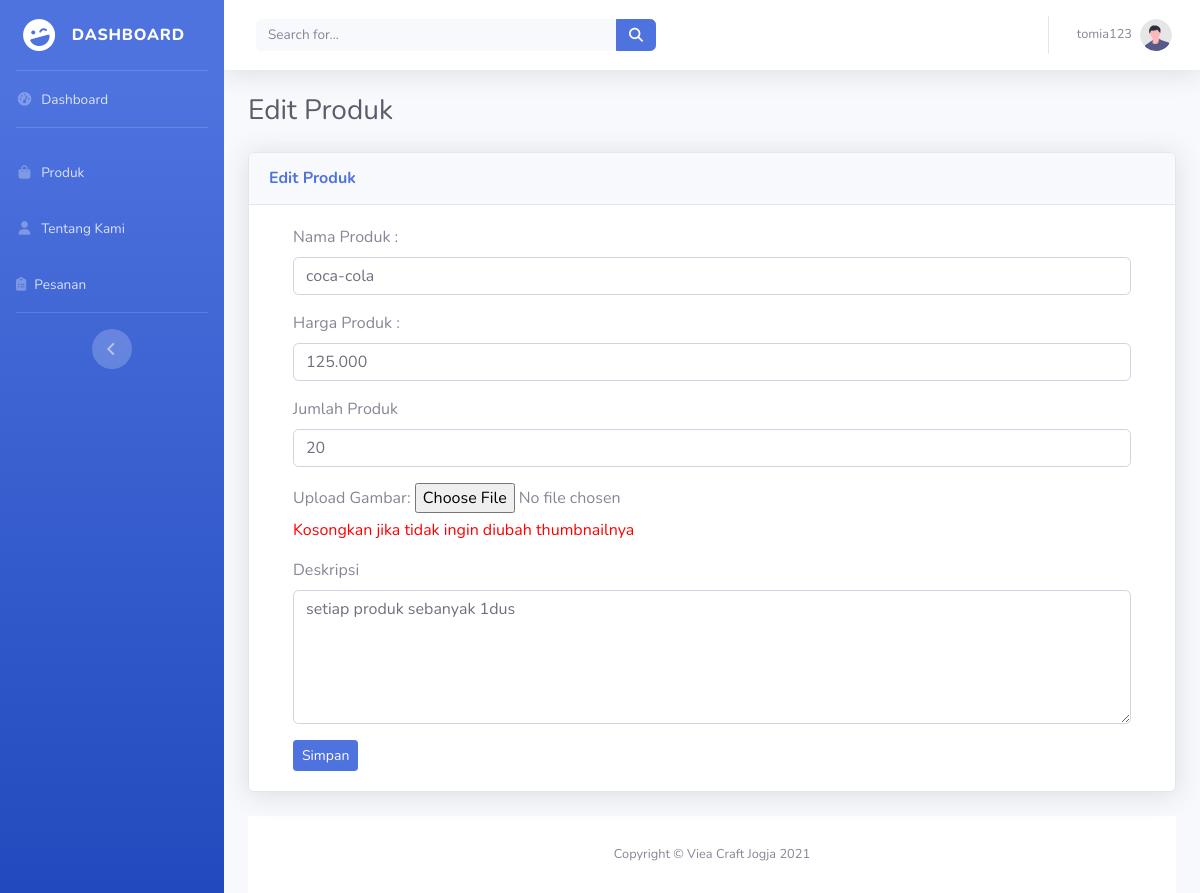
The page /edit_produk.php?pid=15 (signed in) on the database its author committed.
### tables this page shows
CREATE TABLE `produk` (
  `pid` int(255) NOT NULL,
  `pfoto` varchar(255) NOT NULL,
  `pnama` varchar(255) NOT NULL,
  `pharga` varchar(255) NOT NULL,
  `pjumlah` int(255) NOT NULL,
  `pdeskripsi` text NOT NULL
);

### edit_produk.php (the view, shortened to what this page needs)
<?php
   include 'konek.php';
   ?>
<head>
    <link href="vendor/fontawesome-free/css/all.min.css" rel="stylesheet" type="text/css">
    <link href="css/sb-admin-2.min.css" rel="stylesheet">
</head>
<body id="page-top">
    <?php
       include 'sidebar.php';
       include 'topbar.php';
       ?>
    <div class="container-fluid">
        <div class="d-sm-flex align-items-center justify-content-between mb-4">
            <h1 class="h3 mb-0 text-gray-800">Edit Produk</h1>
        </div>
        <div class="row">
            <div class="col-xl-12 col-lg-7">
                <div class="card shadow mb-4">
                    <div class="card-header py-3 d-flex flex-row align-items-center justify-content-between">
                        <h6 class="m-0 font-weight-bold text-primary">Edit Produk</h6>
                    </div>
                    <?php
                       $pid = $_GET['pid'];
                       $tampil = mysqli_query($konek, "SELECT * FROM produk where pid = '$pid'") or die(mysqli_error());
                       while ($data = mysqli_fetch_array($tampil)) {
                       ?>
                        <div class="card-body">
                            <div class="container">
                                <div class="form-group">
                                    <form action="proses_edit_produk.php" method="post" enctype="multipart/form-data">
                                        <label>Nama Produk :</label>
                                        <input type="text" name="pnama" value="<?= @$data['pnama'] ?>" class="form-control" placeholder="Masukan nama" required />
                                </div>
                                <div class="form-group">
                                    <label>Harga Produk :</label>
                                    <input type="text" name="pharga" value="<?= @$data['pharga'] ?>" class="form-control" placeholder="Masukan harga" required />
                                </div>
                                <div class="form-group">
                                    <label>Jumlah Produk</label>
                                    <input type="text" name="pjumlah" value="<?= @$data['pjumlah'] ?>" class="form-control" placeholder="Masukan jumlah" required />
                                </div>
                                <div class="form-group">
                                    <label>Upload Gambar:</label>
                                    <input type="file" name="pfoto">
                                    <p style="color: red">Kosongkan jika tidak ingin diubah thumbnailnya</p>
                                </div>
                                <div class="form-group">
                                    <label>Deskripsi</label>
                                    <textarea name="pdeskripsi" class="form-control" rows="5" placeholder=""><?= @$data['pdeskripsi'] ?></textarea>
                                </div>
                                <button type="submit" name="submit" class="btn btn-primary btn-sm ">Simpan</button>
                            <?php } ?>
                            </div>
                        </div>
                </div>
                <?php
                   include 'footer.php';
                   ?>
            </div>
        </div>
</body>
</html>

### topbar.php (shortened to what this page needs)
<?php
                                $tampil = mysqli_query($konek, "SELECT * from login");
                                    while($data = mysqli_fetch_array($tampil)){
                                        ?>
<nav class="navbar navbar-expand navbar-light bg-white topbar mb-4 static-top shadow">
                    <form
                        class="d-none d-sm-inline-block form-inline mr-auto ml-md-3 my-2 my-md-0 mw-100 navbar-search">
                        <div class="input-group">
                            <input type="text" class="form-control bg-light border-0 small" placeholder="Search for..."
                                aria-label="Search" aria-describedby="basic-addon2">
                            <div class="input-group-append">
                                <button class="btn btn-primary" type="button">
                                    <i class="fas fa-search fa-sm"></i>
                                </button>
                            </div>
                        </div>
                    </form>
                    <ul class="navbar-nav ml-auto">
                        <li class="nav-item dropdown no-arrow">
                            <a class="nav-link dropdown-toggle" href="#" id="userDropdown" role="button"
                                data-toggle="dropdown" aria-haspopup="true" aria-expanded="false">
                                <span class="mr-2 d-none d-lg-inline text-gray-600 small"><?=$data['username']; ?></span>
                                <img class="img-profile rounded-circle"
                                    src="img/undraw_profile.svg">
                            </a>
                        </li>
                    </ul>
                </nav>
<?php }?>

### rows shown on the page
produk: pnama "coca-cola", pharga "125.000", pjumlah "20", pdeskripsi "setiap produk sebanyak 1dus"

### other values the page prints
$data['username'] "tomia123"
